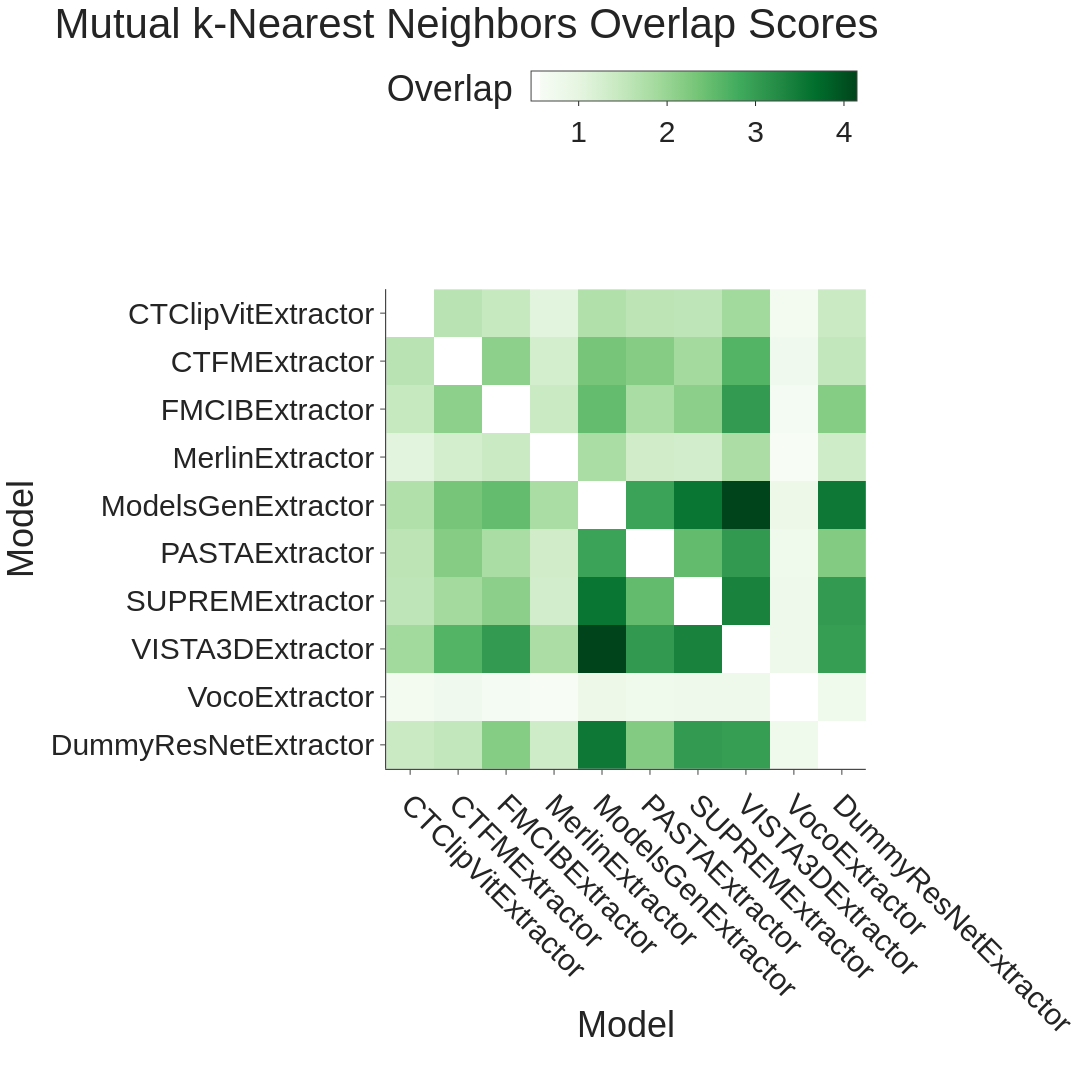

The code cell stored with this chart in its notebook:
### Code cell
model_features = extract_model_features(data)
model_neighbors = compute_knn_indices(model_features, num_neighbors=10, metric="cosine")
overlap_matrix, model_list = compute_overlap_matrix(model_neighbors)
fig = plot_overlap_matrix(overlap_matrix, model_list, font_size=30, tickangle=45)
fig.show()

### Figure 1 — Plotly figure (JSON) as saved in the notebook; plotly's stock layout.template omitted (floating-point values rounded to 4 significant figures)
{"data": [{"coloraxis": "coloraxis", "hovertemplate": "Model: %{x}<br>Model: %{y}<br>Overlap: %{z}<extra></extra>", "name": "0", "type": "heatmap", "x": ["CTClipVitExtractor", "CTFMExtractor", "FMCIBExtractor", "MerlinExtractor", "ModelsGenExtractor", "PASTAExtractor", "SUPREMExtractor", "VISTA3DExtractor", "VocoExtractor", "DummyResNetExtractor"], "xaxis": "x", "y": ["CTClipVitExtractor", "CTFMExtractor", "FMCIBExtractor", "MerlinExtractor", "ModelsGenExtractor", "PASTAExtractor", "SUPREMExtractor", "VISTA3DExtractor", "VocoExtractor", "DummyResNetExtractor"], "yaxis": "y", "z": [[NaN, 1.614, 1.472, 1.041, 1.711, 1.594, 1.574, 1.898, 0.6751, 1.411], [1.614, NaN, 2.102, 1.274, 2.335, 2.178, 1.873, 2.645, 0.736, 1.513], [1.472, 2.102, NaN, 1.421, 2.492, 1.802, 2.112, 3.02, 0.6294, 2.188], [1.041, 1.274, 1.421, NaN, 1.797, 1.33, 1.31, 1.792, 0.5635, 1.335], [1.711, 2.335, 2.492, 1.797, NaN, 2.909, 3.569, 4.147, 0.8173, 3.518], [1.594, 2.178, 1.802, 1.33, 2.909, NaN, 2.503, 3.046, 0.7614, 2.203], [1.574, 1.873, 2.112, 1.31, 3.569, 2.503, NaN, 3.376, 0.7665, 3.03], [1.898, 2.645, 3.02, 1.792, 4.147, 3.046, 3.376, NaN, 0.7817, 2.99], [0.6751, 0.736, 0.6294, 0.5635, 0.8173, 0.7614, 0.7665, 0.7817, NaN, 0.7614], [1.411, 1.513, 2.188, 1.335, 3.518, 2.203, 3.03, 2.99, 0.7614, NaN]]}], "layout": {"coloraxis": {"colorbar": {"orientation": "h", "title": {"text": "Overlap"}, "x": 0.5, "xanchor": "center", "y": 1.02, "yanchor": "bottom"}, "colorscale": [[0.0, "rgb(247,252,245)"], [0.125, "rgb(229,245,224)"], [0.25, "rgb(199,233,192)"], [0.375, "rgb(161,217,155)"], [0.5, "rgb(116,196,118)"], [0.625, "rgb(65,171,93)"], [0.75, "rgb(35,139,69)"], [0.875, "rgb(0,109,44)"], [1.0, "rgb(0,68,27)"]]}, "font": {"family": "Arial", "size": 30}, "height": 1200, "title": {"text": "Mutual k-Nearest Neighbors Overlap Scores"}, "width": 1200, "xaxis": {"anchor": "y", "constrain": "domain", "domain": [0.0, 1.0], "scaleanchor": "y", "tickangle": 45, "title": {"text": "Model"}}, "yaxis": {"anchor": "x", "autorange": "reversed", "constrain": "domain", "domain": [0.0, 1.0], "title": {"text": "Model"}}}}
